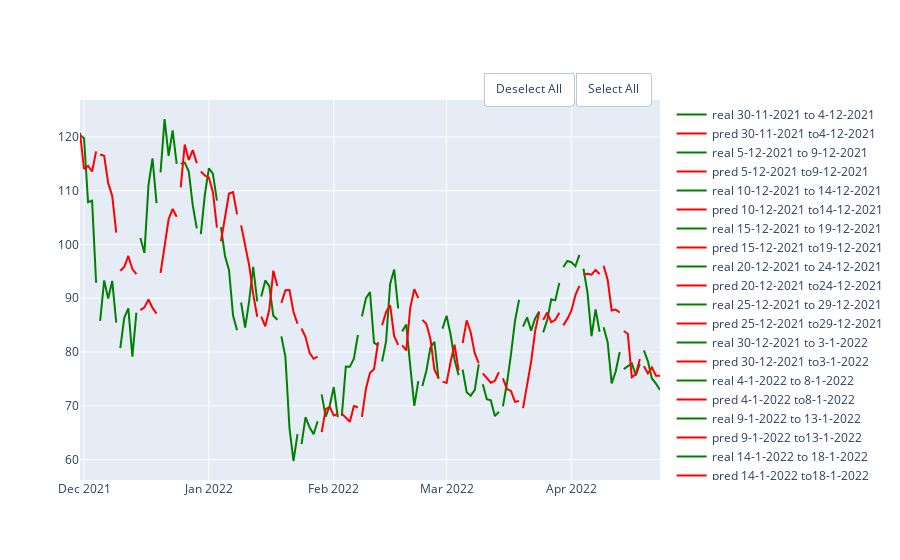

The cell this chart's notebook holds for it:
### Code cell
rf_final = RandomForestRegressor(random_state=10,criterion='mse', max_depth=20, max_features='sqrt', n_estimators=50)
df = pd.DataFrame(columns = ['MAE', 'MSE','RMSE', 'R2'], index = ['final'])
show_results(df, df_avax,'close',100,5, rf_final)

### Figure 1 — Plotly figure (JSON) as saved in the notebook; plotly's stock layout.template omitted (floating-point values rounded to 4 significant figures)
{"data": [{"line": {"color": "green"}, "mode": "lines", "name": "real 30-11-2021 to 4-12-2021", "type": "scatter", "x": ["2021-11-30T00:00:00", "2021-12-01T00:00:00", "2021-12-02T00:00:00", "2021-12-03T00:00:00", "2021-12-04T00:00:00"], "y": [120.3, 119.8, 107.9, 108.1, 92.88]}, {"line": {"color": "red"}, "mode": "lines", "name": "pred 30-11-2021 to4-12-2021", "type": "scatter", "x": ["2021-11-30T00:00:00", "2021-12-01T00:00:00", "2021-12-02T00:00:00", "2021-12-03T00:00:00", "2021-12-04T00:00:00"], "y": [120.8, 114.0, 114.6, 113.6, 117.3]}, {"line": {"color": "green"}, "mode": "lines", "name": "real 5-12-2021 to 9-12-2021", "type": "scatter", "x": ["2021-12-05T00:00:00", "2021-12-06T00:00:00", "2021-12-07T00:00:00", "2021-12-08T00:00:00", "2021-12-09T00:00:00"], "y": [85.79, 93.32, 89.95, 93.22, 85.46]}, {"line": {"color": "red"}, "mode": "lines", "name": "pred 5-12-2021 to9-12-2021", "type": "scatter", "x": ["2021-12-05T00:00:00", "2021-12-06T00:00:00", "2021-12-07T00:00:00", "2021-12-08T00:00:00", "2021-12-09T00:00:00"], "y": [116.7, 116.5, 111.4, 109.0, 102.2]}, {"line": {"color": "green"}, "mode": "lines", "name": "real 10-12-2021 to 14-12-2021", "type": "scatter", "x": ["2021-12-10T00:00:00", "2021-12-11T00:00:00", "2021-12-12T00:00:00", "2021-12-13T00:00:00", "2021-12-14T00:00:00"], "y": [80.74, 86.39, 88.11, 79.15, 87.31]}, {"line": {"color": "red"}, "mode": "lines", "name": "pred 10-12-2021 to14-12-2021", "type": "scatter", "x": ["2021-12-10T00:00:00", "2021-12-11T00:00:00", "2021-12-12T00:00:00", "2021-12-13T00:00:00", "2021-12-14T00:00:00"], "y": [95.1, 95.82, 97.87, 95.42, 94.49]}, {"line": {"color": "green"}, "mode": "lines", "name": "real 15-12-2021 to 19-12-2021", "type": "scatter", "x": ["2021-12-15T00:00:00", "2021-12-16T00:00:00", "2021-12-17T00:00:00", "2021-12-18T00:00:00", "2021-12-19T00:00:00"], "y": [101.2, 98.4, 111.0, 116.0, 107.7]}, {"line": {"color": "red"}, "mode": "lines", "name": "pred 15-12-2021 to19-12-2021", "type": "scatter", "x": ["2021-12-15T00:00:00", "2021-12-16T00:00:00", "2021-12-17T00:00:00", "2021-12-18T00:00:00", "2021-12-19T00:00:00"], "y": [87.79, 88.29, 89.75, 88.19, 87.14]}, {"line": {"color": "green"}, "mode": "lines", "name": "real 20-12-2021 to 24-12-2021", "type": "scatter", "x": ["2021-12-20T00:00:00", "2021-12-21T00:00:00", "2021-12-22T00:00:00", "2021-12-23T00:00:00", "2021-12-24T00:00:00"], "y": [113.4, 123.3, 116.5, 121.2, 115.0]}, {"line": {"color": "red"}, "mode": "lines", "name": "pred 20-12-2021 to24-12-2021", "type": "scatter", "x": ["2021-12-20T00:00:00", "2021-12-21T00:00:00", "2021-12-22T00:00:00", "2021-12-23T00:00:00", "2021-12-24T00:00:00"], "y": [94.7, 100.1, 104.7, 106.6, 105.1]}, {"line": {"color": "green"}, "mode": "lines", "name": "real 25-12-2021 to 29-12-2021", "type": "scatter", "x": ["2021-12-25T00:00:00", "2021-12-26T00:00:00", "2021-12-27T00:00:00", "2021-12-28T00:00:00", "2021-12-29T00:00:00"], "y": [115.0, 115.2, 113.6, 107.2, 103.0]}, {"line": {"color": "red"}, "mode": "lines", "name": "pred 25-12-2021 to29-12-2021", "type": "scatter", "x": ["2021-12-25T00:00:00", "2021-12-26T00:00:00", "2021-12-27T00:00:00", "2021-12-28T00:00:00", "2021-12-29T00:00:00"], "y": [110.6, 118.6, 115.7, 117.5, 115.1]}, {"line": {"color": "green"}, "mode": "lines", "name": "real 30-12-2021 to 3-1-2022", "type": "scatter", "x": ["2021-12-30T00:00:00", "2021-12-31T00:00:00", "2022-01-01T00:00:00", "2022-01-02T00:00:00", "2022-01-03T00:00:00"], "y": [101.9, 109.3, 114.2, 113.2, 108.1]}, {"line": {"color": "red"}, "mode": "lines", "name": "pred 30-12-2021 to3-1-2022", "type": "scatter", "x": ["2021-12-30T00:00:00", "2021-12-31T00:00:00", "2022-01-01T00:00:00", "2022-01-02T00:00:00", "2022-01-03T00:00:00"], "y": [113.6, 112.8, 112.4, 109.7, 103.1]}, {"line": {"color": "green"}, "mode": "lines", "name": "real 4-1-2022 to 8-1-2022", "type": "scatter", "x": ["2022-01-04T00:00:00", "2022-01-05T00:00:00", "2022-01-06T00:00:00", "2022-01-07T00:00:00", "2022-01-08T00:00:00"], "y": [103.2, 97.85, 95.2, 86.77, 84.06]}, {"line": {"color": "red"}, "mode": "lines", "name": "pred 4-1-2022 to8-1-2022", "type": "scatter", "x": ["2022-01-04T00:00:00", "2022-01-05T00:00:00", "2022-01-06T00:00:00", "2022-01-07T00:00:00", "2022-01-08T00:00:00"], "y": [100.6, 105.3, 109.5, 109.7, 105.6]}, {"line": {"color": "green"}, "mode": "lines", "name": "real 9-1-2022 to 13-1-2022", "type": "scatter", "x": ["2022-01-09T00:00:00", "2022-01-10T00:00:00", "2022-01-11T00:00:00", "2022-01-12T00:00:00", "2022-01-13T00:00:00"], "y": [89.21, 84.53, 89.5, 95.82, 89.41]}, {"line": {"color": "red"}, "mode": "lines", "name": "pred 9-1-2022 to13-1-2022", "type": "scatter", "x": ["2022-01-09T00:00:00", "2022-01-10T00:00:00", "2022-01-11T00:00:00", "2022-01-12T00:00:00", "2022-01-13T00:00:00"], "y": [103.6, 100.0, 96.1, 90.76, 86.56]}, {"line": {"color": "green"}, "mode": "lines", "name": "real 14-1-2022 to 18-1-2022", "type": "scatter", "x": ["2022-01-14T00:00:00", "2022-01-15T00:00:00", "2022-01-16T00:00:00", "2022-01-17T00:00:00", "2022-01-18T00:00:00"], "y": [90.34, 93.32, 92.24, 86.75, 86.01]}, {"line": {"color": "red"}, "mode": "lines", "name": "pred 14-1-2022 to18-1-2022", "type": "scatter", "x": ["2022-01-14T00:00:00", "2022-01-15T00:00:00", "2022-01-16T00:00:00", "2022-01-17T00:00:00", "2022-01-18T00:00:00"], "y": [86.57, 84.77, 87.94, 95.12, 92.27]}, {"line": {"color": "green"}, "mode": "lines", "name": "real 19-1-2022 to 23-1-2022", "type": "scatter", "x": ["2022-01-19T00:00:00", "2022-01-20T00:00:00", "2022-01-21T00:00:00", "2022-01-22T00:00:00", "2022-01-23T00:00:00"], "y": [82.9, 79.07, 65.92, 59.73, 64.73]}, {"line": {"color": "red"}, "mode": "lines", "name": "pred 19-1-2022 to23-1-2022", "type": "scatter", "x": ["2022-01-19T00:00:00", "2022-01-20T00:00:00", "2022-01-21T00:00:00", "2022-01-22T00:00:00", "2022-01-23T00:00:00"], "y": [89.13, 91.49, 91.53, 87.49, 85.26]}, {"line": {"color": "green"}, "mode": "lines", "name": "real 24-1-2022 to 28-1-2022", "type": "scatter", "x": ["2022-01-24T00:00:00", "2022-01-25T00:00:00", "2022-01-26T00:00:00", "2022-01-27T00:00:00", "2022-01-28T00:00:00"], "y": [62.88, 67.9, 66.0, 64.7, 67.13]}, {"line": {"color": "red"}, "mode": "lines", "name": "pred 24-1-2022 to28-1-2022", "type": "scatter", "x": ["2022-01-24T00:00:00", "2022-01-25T00:00:00", "2022-01-26T00:00:00", "2022-01-27T00:00:00", "2022-01-28T00:00:00"], "y": [84.36, 82.79, 79.83, 78.74, 79.13]}, {"line": {"color": "green"}, "mode": "lines", "name": "real 29-1-2022 to 2-2-2022", "type": "scatter", "x": ["2022-01-29T00:00:00", "2022-01-30T00:00:00", "2022-01-31T00:00:00", "2022-02-01T00:00:00", "2022-02-02T00:00:00"], "y": [72.12, 67.97, 69.99, 73.45, 67.88]}, {"line": {"color": "red"}, "mode": "lines", "name": "pred 29-1-2022 to2-2-2022", "type": "scatter", "x": ["2022-01-29T00:00:00", "2022-01-30T00:00:00", "2022-01-31T00:00:00", "2022-02-01T00:00:00", "2022-02-02T00:00:00"], "y": [65.09, 69.37, 69.79, 68.18, 68.46]}, {"line": {"color": "green"}, "mode": "lines", "name": "real 3-2-2022 to 7-2-2022", "type": "scatter", "x": ["2022-02-03T00:00:00", "2022-02-04T00:00:00", "2022-02-05T00:00:00", "2022-02-06T00:00:00", "2022-02-07T00:00:00"], "y": [68.11, 77.31, 77.25, 78.76, 83.17]}, {"line": {"color": "red"}, "mode": "lines", "name": "pred 3-2-2022 to7-2-2022", "type": "scatter", "x": ["2022-02-03T00:00:00", "2022-02-04T00:00:00", "2022-02-05T00:00:00", "2022-02-06T00:00:00", "2022-02-07T00:00:00"], "y": [68.54, 67.86, 67.03, 69.94, 69.71]}, {"line": {"color": "green"}, "mode": "lines", "name": "real 8-2-2022 to 12-2-2022", "type": "scatter", "x": ["2022-02-08T00:00:00", "2022-02-09T00:00:00", "2022-02-10T00:00:00", "2022-02-11T00:00:00", "2022-02-12T00:00:00"], "y": [86.62, 90.02, 91.14, 81.73, 81.25]}, {"line": {"color": "red"}, "mode": "lines", "name": "pred 8-2-2022 to12-2-2022", "type": "scatter", "x": ["2022-02-08T00:00:00", "2022-02-09T00:00:00", "2022-02-10T00:00:00", "2022-02-11T00:00:00", "2022-02-12T00:00:00"], "y": [67.95, 73.22, 76.14, 76.81, 81.81]}, {"line": {"color": "green"}, "mode": "lines", "name": "real 13-2-2022 to 17-2-2022", "type": "scatter", "x": ["2022-02-13T00:00:00", "2022-02-14T00:00:00", "2022-02-15T00:00:00", "2022-02-16T00:00:00", "2022-02-17T00:00:00"], "y": [78.24, 82.02, 92.67, 95.35, 88.12]}, {"line": {"color": "red"}, "mode": "lines", "name": "pred 13-2-2022 to17-2-2022", "type": "scatter", "x": ["2022-02-13T00:00:00", "2022-02-14T00:00:00", "2022-02-15T00:00:00", "2022-02-16T00:00:00", "2022-02-17T00:00:00"], "y": [84.97, 87.46, 88.71, 82.95, 81.33]}, {"line": {"color": "green"}, "mode": "lines", "name": "real 18-2-2022 to 22-2-2022", "type": "scatter", "x": ["2022-02-18T00:00:00", "2022-02-19T00:00:00", "2022-02-20T00:00:00", "2022-02-21T00:00:00", "2022-02-22T00:00:00"], "y": [83.84, 85.1, 77.34, 69.99, 74.57]}, {"line": {"color": "red"}, "mode": "lines", "name": "pred 18-2-2022 to22-2-2022", "type": "scatter", "x": ["2022-02-18T00:00:00", "2022-02-19T00:00:00", "2022-02-20T00:00:00", "2022-02-21T00:00:00", "2022-02-22T00:00:00"], "y": [81.21, 80.31, 88.26, 91.7, 90.02]}, {"line": {"color": "green"}, "mode": "lines", "name": "real 23-2-2022 to 27-2-2022", "type": "scatter", "x": ["2022-02-23T00:00:00", "2022-02-24T00:00:00", "2022-02-25T00:00:00", "2022-02-26T00:00:00", "2022-02-27T00:00:00"], "y": [73.7, 76.52, 80.83, 81.88, 74.99]}, {"line": {"color": "red"}, "mode": "lines", "name": "pred 23-2-2022 to27-2-2022", "type": "scatter", "x": ["2022-02-23T00:00:00", "2022-02-24T00:00:00", "2022-02-25T00:00:00", "2022-02-26T00:00:00", "2022-02-27T00:00:00"], "y": [85.98, 85.21, 82.43, 76.7, 75.22]}, {"line": {"color": "green"}, "mode": "lines", "name": "real 28-2-2022 to 4-3-2022", "type": "scatter", "x": ["2022-02-28T00:00:00", "2022-03-01T00:00:00", "2022-03-02T00:00:00", "2022-03-03T00:00:00", "2022-03-04T00:00:00"], "y": [84.34, 86.74, 83.29, 78.56, 75.65]}, {"line": {"color": "red"}, "mode": "lines", "name": "pred 28-2-2022 to4-3-2022", "type": "scatter", "x": ["2022-02-28T00:00:00", "2022-03-01T00:00:00", "2022-03-02T00:00:00", "2022-03-03T00:00:00", "2022-03-04T00:00:00"], "y": [74.5, 74.25, 78.13, 81.35, 76.57]}, {"line": {"color": "green"}, "mode": "lines", "name": "real 5-3-2022 to 9-3-2022", "type": "scatter", "x": ["2022-03-05T00:00:00", "2022-03-06T00:00:00", "2022-03-07T00:00:00", "2022-03-08T00:00:00", "2022-03-09T00:00:00"], "y": [76.73, 72.53, 71.88, 72.92, 77.72]}, {"line": {"color": "red"}, "mode": "lines", "name": "pred 5-3-2022 to9-3-2022", "type": "scatter", "x": ["2022-03-05T00:00:00", "2022-03-06T00:00:00", "2022-03-07T00:00:00", "2022-03-08T00:00:00", "2022-03-09T00:00:00"], "y": [81.66, 85.9, 83.67, 79.8, 77.91]}, {"line": {"color": "green"}, "mode": "lines", "name": "real 10-3-2022 to 14-3-2022", "type": "scatter", "x": ["2022-03-10T00:00:00", "2022-03-11T00:00:00", "2022-03-12T00:00:00", "2022-03-13T00:00:00", "2022-03-14T00:00:00"], "y": [74.0, 71.24, 71.0, 68.08, 68.89]}, {"line": {"color": "red"}, "mode": "lines", "name": "pred 10-3-2022 to14-3-2022", "type": "scatter", "x": ["2022-03-10T00:00:00", "2022-03-11T00:00:00", "2022-03-12T00:00:00", "2022-03-13T00:00:00", "2022-03-14T00:00:00"], "y": [76.01, 75.16, 74.29, 74.65, 76.24]}, {"line": {"color": "green"}, "mode": "lines", "name": "real 15-3-2022 to 19-3-2022", "type": "scatter", "x": ["2022-03-15T00:00:00", "2022-03-16T00:00:00", "2022-03-17T00:00:00", "2022-03-18T00:00:00", "2022-03-19T00:00:00"], "y": [69.89, 74.18, 79.54, 85.76, 89.69]}, {"line": {"color": "red"}, "mode": "lines", "name": "pred 15-3-2022 to19-3-2022", "type": "scatter", "x": ["2022-03-15T00:00:00", "2022-03-16T00:00:00", "2022-03-17T00:00:00", "2022-03-18T00:00:00", "2022-03-19T00:00:00"], "y": [75.1, 73.1, 72.75, 70.73, 70.89]}, {"line": {"color": "green"}, "mode": "lines", "name": "real 20-3-2022 to 24-3-2022", "type": "scatter", "x": ["2022-03-20T00:00:00", "2022-03-21T00:00:00", "2022-03-22T00:00:00", "2022-03-23T00:00:00", "2022-03-24T00:00:00"], "y": [84.72, 86.45, 83.98, 86.25, 87.56]}, {"line": {"color": "red"}, "mode": "lines", "name": "pred 20-3-2022 to24-3-2022", "type": "scatter", "x": ["2022-03-20T00:00:00", "2022-03-21T00:00:00", "2022-03-22T00:00:00", "2022-03-23T00:00:00", "2022-03-24T00:00:00"], "y": [69.58, 73.62, 78.18, 83.9, 87.41]}, {"line": {"color": "green"}, "mode": "lines", "name": "real 25-3-2022 to 29-3-2022", "type": "scatter", "x": ["2022-03-25T00:00:00", "2022-03-26T00:00:00", "2022-03-27T00:00:00", "2022-03-28T00:00:00", "2022-03-29T00:00:00"], "y": [83.66, 85.96, 89.82, 89.6, 92.84]}, {"line": {"color": "red"}, "mode": "lines", "name": "pred 25-3-2022 to29-3-2022", "type": "scatter", "x": ["2022-03-25T00:00:00", "2022-03-26T00:00:00", "2022-03-27T00:00:00", "2022-03-28T00:00:00", "2022-03-29T00:00:00"], "y": [85.97, 87.34, 85.53, 85.99, 87.29]}, {"line": {"color": "green"}, "mode": "lines", "name": "real 30-3-2022 to 3-4-2022", "type": "scatter", "x": ["2022-03-30T00:00:00", "2022-03-31T00:00:00", "2022-04-01T00:00:00", "2022-04-02T00:00:00", "2022-04-03T00:00:00"], "y": [95.78, 96.92, 96.69, 95.97, 98.08]}, {"line": {"color": "red"}, "mode": "lines", "name": "pred 30-3-2022 to3-4-2022", "type": "scatter", "x": ["2022-03-30T00:00:00", "2022-03-31T00:00:00", "2022-04-01T00:00:00", "2022-04-02T00:00:00", "2022-04-03T00:00:00"], "y": [84.95, 86.16, 87.68, 90.59, 92.31]}, {"line": {"color": "green"}, "mode": "lines", "name": "real 4-4-2022 to 8-4-2022", "type": "scatter", "x": ["2022-04-04T00:00:00", "2022-04-05T00:00:00", "2022-04-06T00:00:00", "2022-04-07T00:00:00", "2022-04-08T00:00:00"], "y": [95.52, 91.02, 82.96, 87.92, 83.77]}, {"line": {"color": "red"}, "mode": "lines", "name": "pred 4-4-2022 to8-4-2022", "type": "scatter", "x": ["2022-04-04T00:00:00", "2022-04-05T00:00:00", "2022-04-06T00:00:00", "2022-04-07T00:00:00", "2022-04-08T00:00:00"], "y": [94.41, 94.54, 94.37, 95.26, 94.5]}, {"line": {"color": "green"}, "mode": "lines", "name": "real 9-4-2022 to 13-4-2022", "type": "scatter", "x": ["2022-04-09T00:00:00", "2022-04-10T00:00:00", "2022-04-11T00:00:00", "2022-04-12T00:00:00", "2022-04-13T00:00:00"], "y": [84.59, 81.82, 74.17, 76.36, 80.0]}, {"line": {"color": "red"}, "mode": "lines", "name": "pred 9-4-2022 to13-4-2022", "type": "scatter", "x": ["2022-04-09T00:00:00", "2022-04-10T00:00:00", "2022-04-11T00:00:00", "2022-04-12T00:00:00", "2022-04-13T00:00:00"], "y": [96.03, 93.44, 87.73, 87.88, 87.35]}, {"line": {"color": "green"}, "mode": "lines", "name": "real 14-4-2022 to 18-4-2022", "type": "scatter", "x": ["2022-04-14T00:00:00", "2022-04-15T00:00:00", "2022-04-16T00:00:00", "2022-04-17T00:00:00", "2022-04-18T00:00:00"], "y": [76.82, 77.44, 77.89, 75.71, 77.79]}, {"line": {"color": "red"}, "mode": "lines", "name": "pred 14-4-2022 to18-4-2022", "type": "scatter", "x": ["2022-04-14T00:00:00", "2022-04-15T00:00:00", "2022-04-16T00:00:00", "2022-04-17T00:00:00", "2022-04-18T00:00:00"], "y": [83.91, 83.4, 75.32, 75.82, 78.7]}, {"line": {"color": "green"}, "mode": "lines", "name": "real 19-4-2022 to 23-4-2022", "type": "scatter", "x": ["2022-04-19T00:00:00", "2022-04-20T00:00:00", "2022-04-21T00:00:00", "2022-04-22T00:00:00", "2022-04-23T00:00:00"], "y": [80.29, 78.27, 75.08, 74.12, 72.92]}, {"line": {"color": "red"}, "mode": "lines", "name": "pred 19-4-2022 to23-4-2022", "type": "scatter", "x": ["2022-04-19T00:00:00", "2022-04-20T00:00:00", "2022-04-21T00:00:00", "2022-04-22T00:00:00", "2022-04-23T00:00:00"], "y": [77.34, 76.04, 77.12, 75.57, 75.6]}], "layout": {"updatemenus": [{"buttons": [{"args": ["visible", "legendonly"], "label": "Deselect All", "method": "restyle"}, {"args": ["visible", true], "label": "Select All", "method": "restyle"}], "direction": "left", "pad": {"r": 10, "t": 10}, "showactive": false, "type": "buttons", "x": 1, "xanchor": "right", "y": 1.1, "yanchor": "top"}]}}
